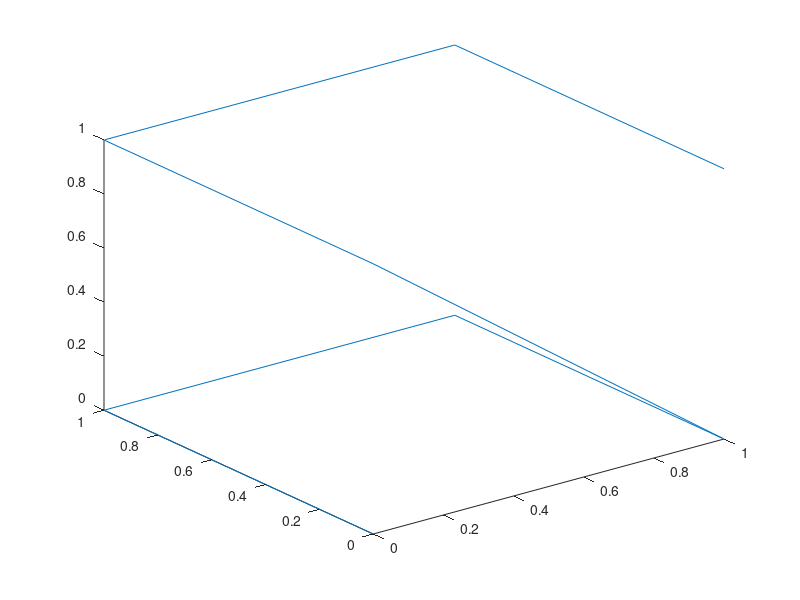

Recreate this plot in MATLAB.
points=[0 0 0;0 1 0;1 1 0;1 0 0;0 0 1;0 1 1; 1 1 1;1 0 1];
points=points';
plot3(points(1,:),points(2,:),points(3,:))
% faces=[1 2 3 4;2 6 7 3;4 3 7 8;1 5 8 4;1 2 6 5;5 6 7 8];
% patch('Vertices',points,'Faces',faces,'FaceColor','g')